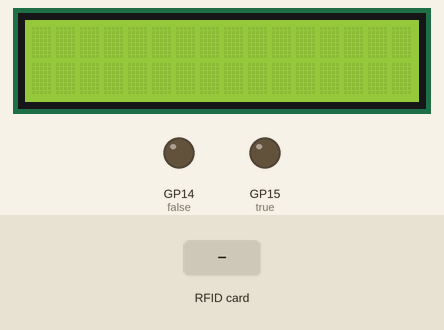
Recording of a program running on a simulated Raspberry Pi Pico running MicroPython. Parts: 16×2 character LCD, output pins drawn as LEDs (lit = HIGH). Dashed ring = blinking. The inputs (shaded band) are chosen by the test bench. The interpreter's speed is modelled, so counts of loop turns are approximate; library files of the repository ran but are not shown: mfrc522.py, pico_i2c_lcd.py; pins used as bus, display or sensor lines are not drawn; what the program prints to the serial console is not drawn.

Above: at 1.2 s.
1.3 s: RFID card E3 16 EC 34 held to the reader
At 3.6 s:
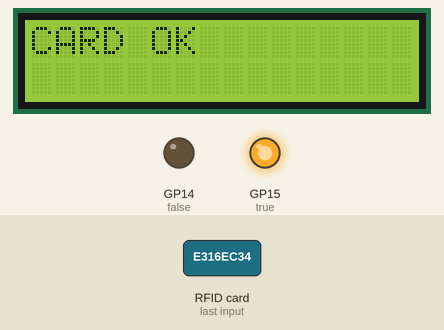
4.6 s: RFID card E3 16 EC 34 held to the reader
At 6.6 s:
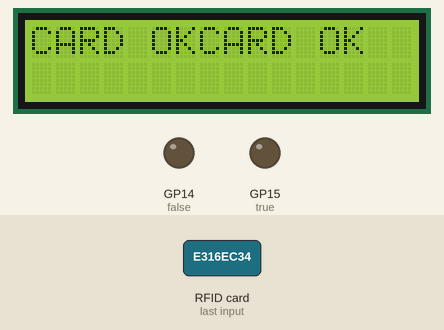
7.6 s: RFID card 5E 7A 19 C4 held to the reader
At 8.28 s:
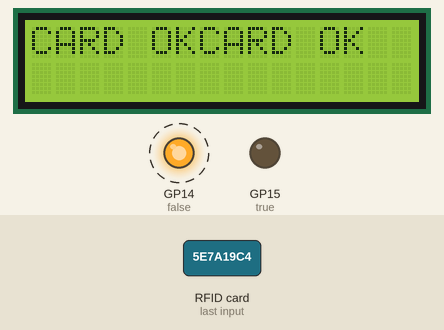
10.2 s: RFID card E3 16 EC 34 held to the reader
At 12.1 s:
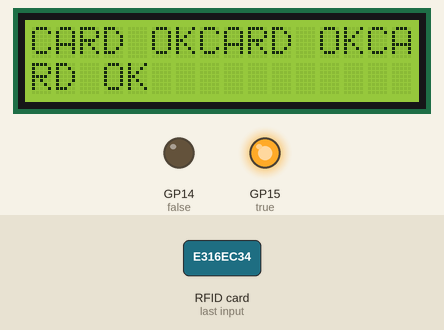
13.2 s: RFID card D3 FF 8C 34 held to the reader
At 14.2 s:
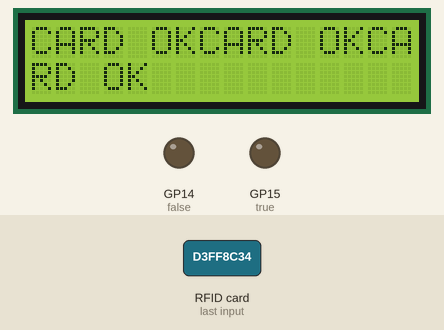
15.2 s: RFID card E3 16 EC 34 held to the reader
At 17.2 s:
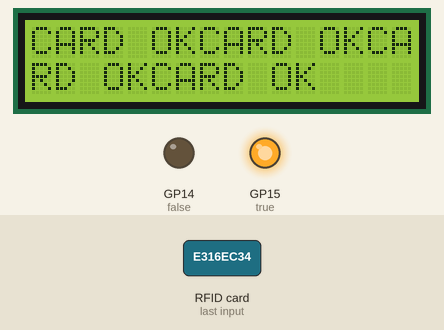
Timing chart, 0 to 18.7 s (numbered marks = the images above; inputs shaded):
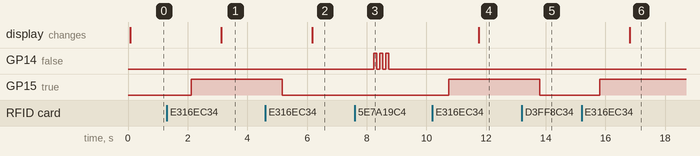

Measured:
- after the input at 1.3 s, GP15 (true): LOW → HIGH after 0.82 s; the display: changes after 1.8 s (image 1)
- after the input at 4.6 s, GP15 (true): HIGH → LOW after 0.58 s; the display: changes after 1.6 s (image 2)
- after the input at 7.6 s, GP14 (false): alternates HIGH for 0.10 s and LOW for 0.10 s, 6 changes in all, then stays LOW, starting after 0.63 s
- after the input at 10.2 s, GP15 (true): LOW → HIGH after 0.55 s; the display: changes after 1.6 s (image 4)
- after the input at 13.2 s, GP15 (true): HIGH → LOW after 0.60 s
- after the input at 15.2 s, GP15 (true): LOW → HIGH after 0.61 s; the display: changes after 1.6 s (image 6)

The program:

espcard.py
```python
from machine import Pin, I2C, SPI
import machine
import _thread
import time
from mfrc522 import MFRC522
from lcd_api import LcdApi
from pico_i2c_lcd import I2cLcd

I2C_ADDR     = 0x27
I2C_NUM_ROWS = 2
I2C_NUM_COLS = 16

i2c = I2C(0, sda=machine.Pin(12), scl=machine.Pin(13), freq=400000)
lcd = I2cLcd(i2c, I2C_ADDR, I2C_NUM_ROWS, I2C_NUM_COLS)
true = Pin(15,Pin.OUT)
false = Pin(14,Pin.OUT)
sck = Pin(2, Pin.OUT)
mosi = Pin(3, Pin.OUT)
miso = Pin(4, Pin.OUT)
sda = Pin(1, Pin.OUT)
rst = Pin(5, Pin.OUT)
spi = SPI(0, baudrate=100000, polarity=0, phase=0, sck=sck, mosi=mosi, miso=miso)
card1 = "0xe316ec34"
card2 = "0xd3ff8c34"
card3 = ""
card4 = ""
card5 = ""
card6 = ""


def card_scan():
    rdr = MFRC522(spi, sda, rst)
    (stat, tag_type) = rdr.request(rdr.REQIDL)
    if stat == rdr.OK:
        (stat, raw_uid) = rdr.anticoll()
        if stat == rdr.OK:
            uid = ("0x%02x%02x%02x%02x" % (raw_uid[0], raw_uid[1], raw_uid[2], raw_uid[3]))
            print(uid)
            if uid == card1:
                true.toggle()
                time.sleep(1)
                print("SCAN PASSED")
                lcd.putstr('CARD OK')

            elif uid == card2:
                true.toggle()
                time.sleep(1)
                print("SCAN FAIL")
            else:
                false.value(1)
                time.sleep(0.1)
                false.value(0)
                time.sleep(0.1)
                false.value(1)
                time.sleep(0.1)
                false.value(0)
                time.sleep(0.1)
                false.value(1)
                time.sleep(0.1)
                false.value(0)
                time.sleep(1)


while True:
    card_scan()
    time.sleep(1)
```
